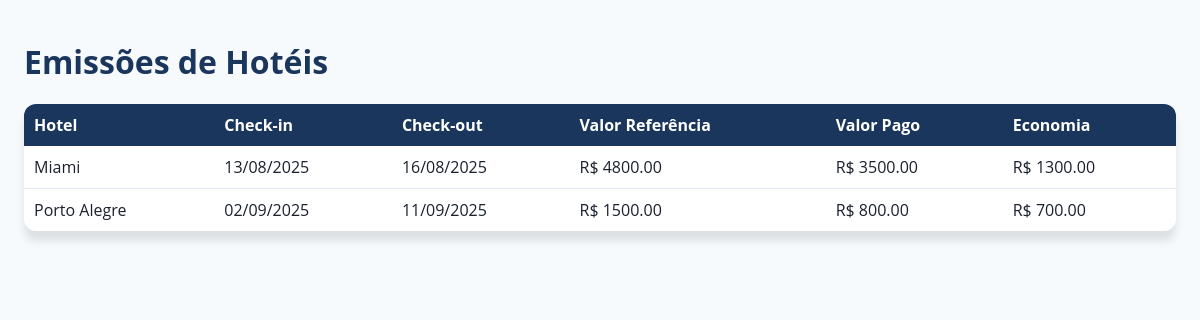
The page /hoteis/ (signed in) on the database its author committed.
### gestao/models/emissao_hotel.py (models this page shows, shortened)
class EmissaoHotel(models.Model):
    cliente = models.ForeignKey(Cliente, on_delete=models.CASCADE)
    nome_hotel = models.CharField(max_length=200)
    check_in = models.DateField()
    check_out = models.DateField()
    valor_referencia = models.DecimalField(max_digits=10, decimal_places=2)
    valor_pago = models.DecimalField(max_digits=10, decimal_places=2)
    economia_obtida = models.DecimalField(
        max_digits=10, decimal_places=2, null=True, blank=True
    )

### painel_cliente/views.py (the view)
# urls.py: path("hoteis/", views.painel_hoteis, name="painel_hoteis"),
@login_required
def painel_hoteis(request):
    emissoes = get_emissoes_hotel_by_user(request.user)
    total_pago = sum(float(e.valor_pago or 0) for e in emissoes)
    total_referencia = sum(float(e.valor_referencia or 0) for e in emissoes)
    total_economia = sum(
        float(e.economia_obtida or (e.valor_referencia - e.valor_pago))
        for e in emissoes
    )
    return render(
        request,
        "painel_cliente/hoteis.html",
        {
            "emissoes": emissoes,
            "total_pago": total_pago,
            "total_referencia": total_referencia,
            "total_economia": total_economia,
        },
    )

### repositories/painel_repository.py (called while the page is built)
def get_emissoes_hotel_by_user(user):
    return EmissaoHotel.objects.filter(cliente__usuario=user)

### painel_cliente/templates/painel_cliente/hoteis.html (shortened to what this page needs)
{% extends 'painel_cliente/base_painel.html' %}
{% block content %}
        <h1>Emissões de Hotéis</h1>
        <table>
            <thead>
                <tr>
                    <th>Hotel</th>
                    <th>Check-in</th>
                    <th>Check-out</th>
                    <th>Valor Referência</th>
                    <th>Valor Pago</th>
                    <th>Economia</th>
                </tr>
            </thead>
            <tbody>
                {% for emissao in emissoes %}
                <tr>
                    <td>{{ emissao.nome_hotel }}</td>
                    <td>{{ emissao.check_in|date:"d/m/Y" }}</td>
                    <td>{{ emissao.check_out|date:"d/m/Y" }}</td>
                    <td>R$ {{ emissao.valor_referencia|floatformat:2 }}</td>
                    <td>R$ {{ emissao.valor_pago|floatformat:2 }}</td>
                    <td>R$ {{ emissao.economia_obtida|floatformat:2 }}</td>
                </tr>
                {% empty %}
                <tr>
                    <td colspan="6" style="text-align:center;">Nenhuma emissão encontrada.</td>
                </tr>
                {% endfor %}
            </tbody>
        </table>
{% endblock %}

### painel_cliente/static/painel_cliente/painel.css (style rules this page uses)
body { background: #f7fafc; color: #1a202c; font-family: 'Open Sans', sans-serif; }
h1, h2, .valor, .section-title { color: #1a365d; }
table { width: 100%; border-collapse: collapse; background: #ffffff; border-radius: 12px; overflow: hidden; margin-bottom: 32px; box-shadow: 0 10px 8px rgba(0, 0, 0, 0.1); }
th, td { padding: 10px 10px; text-align: left; }
th { background: #1a365d; color: #ffffff; }
tr { border-bottom: 1px solid #e2e8f0; }
tr:last-child { border-bottom: none; }
td { color: #1a202c; }

### rows shown on the page
EmissaoHotel: nome_hotel "Miami", check_in "13/08/2025", check_out "16/08/2025", valor_referencia "4800.00", valor_pago "3500.00", economia_obtida "1300.00"
EmissaoHotel: nome_hotel "Porto Alegre", check_in "02/09/2025", check_out "11/09/2025", valor_referencia "1500.00", valor_pago "800.00", economia_obtida "700.00"
